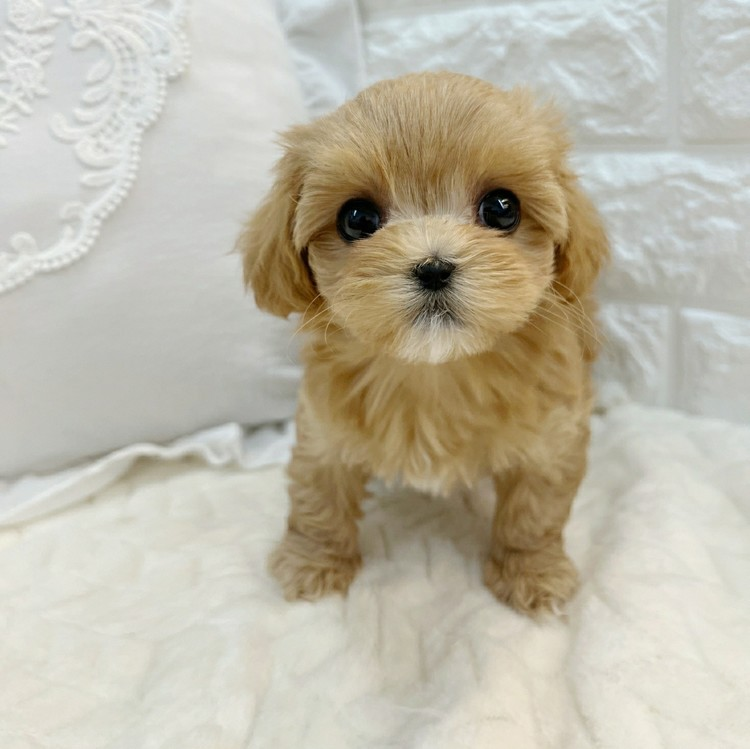
#> input picture 09.OpenCv/image/cat_dog/Dog_ (17).jpg, 750 x 749 px; its folder holds 4 pictures in this run
$ jupyter execute cv_dataset_color.ipynb
#> lines starting #> are read from the running program, lines starting #| are printed output that depends on the picture
### [ 이미지를 파일 데이터셋으로 생성]

-	이미지 파일의 raw data  사용
-	데이터셋 파일 : csv, json, ...
-	데이터셋 파일구성 : 라벨 + 피쳐 , 피쳐+라벨

[1] 모듈로딩 및 데이터 준비 <hr>

[cell 1]
# [1-1] 모듈 로딩

import cv2					# 일번적인 이미지 파일들에서 순수 이미지 데이터ㅐ 다루는 모듈
import matplotlib.pyplot as plt
import numpy as np			# 순수 이미지 데이터의 저장 형식 ndarray
import os

[cell 2]
# [1-2] 데이터 준비
IMG_DIR = '../image/cat_dog/' 	# 이미지 존재 폴더
ROW, COL = 50,50				# 이미지 리사이징 크기
DS_DIR = '../image/DS/'			# 학습에 사용할 이미지 저장 폴더
IMG_CSV = '../animal.csv'		# 이미지 라벨 과 이미지 로우 데이터 저장 파일

[cell 3]
# 학습용 이미지 저장 폴더 생성
if not os.path.exists(DS_DIR) :
	os.mkdir(DS_DIR)
else:
	print(f'{DS_DIR} 존재함')

[cell 4]
# [1-3] 사용 이미지 파일 리스트 추출

IMG_FILELIST = os.listdir(IMG_DIR)

DEBUG_MODE = True

for filename in IMG_FILELIST:
	if not os.path.isfile(IMG_DIR+filename):
		# 파일이 아닌 경우 처리
		IMG_FILELIST.remove(filename)
if DEBUG_MODE: print(IMG_FILELIST)

[cell 5]
for filename in IMG_FILELIST:
	# 파일명에서 확장자 추출
	#print(filename[ filename.index('.')+1: ])
	idxValue= filename.find('.')
	if idxValue > 0 :
		print(filename[ filename.index('.')+1: ])

	if filename[ idxValue+1: ] not in ['jpg','png','jpeg','bmp']:
				IMG_FILELIST.remove(filename)
	else:
		print(f'NOT FILE : {filename}')
		IMG_FILELIST.remove(filename)

print(IMG_FILELIST)

[cell 6]
# [14 lines of commented-out code are left out]

[2] 이미지 데이터 로딩 <hr>

[cell 7]
# Graysale 형식으로 이미지 데이터 로딩

with open(IMG_CSV, mode='a') as csvF:

	for  filename in IMG_FILELIST:
		RGB_IMG = cv2.imread(IMG_DIR+filename, cv2.IMREAD_COLOR)
#> RGB_IMG is the input picture: shape (749, 750, 3); mean B, G, R 167.8, 184.3, 189.6
		print(f'RGB_IMG => {RGB_IMG.shape}')
#| RGB_IMG => (749, 750, 3)

		# - 사이즈 조정
		RGB_IMG = cv2.resize(RGB_IMG, (ROW, COL))
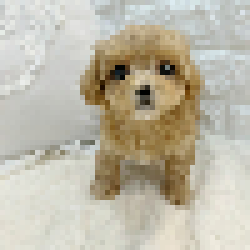
#> RGB_IMG: shape (50, 50, 3) (shown 5 times larger); mean B, G, R 167.9, 184.3, 189.5
		print(f'RGB_IMG => {RGB_IMG.shape}')
#| RGB_IMG => (50, 50, 3)


		# - 파일로 저장
		resize_File = f'{DS_DIR}resize_{filename}'
		print(f'resize_File =>{resize_File}' )

		# open cv 체널 순서 BGR ==> 일반 RGB
		ret = cv2.imwrite(resize_File, cv2.cvtColor(RGB_IMG, cv2.COLOR_BGR2RGB))
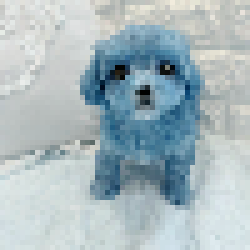
#> saved as resize_Dog_ (17).jpg: shape (50, 50, 3) (shown 5 times larger); mean B, G, R 189.5, 184.3, 167.9
		if not ret : print(f'fail => {resize_File}')

		# 체널 분리
		b,g,r = cv2.split(RGB_IMG)
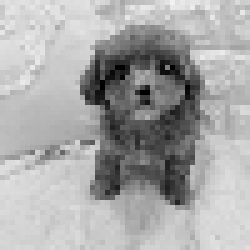
#> b: shape (50, 50) (shown 5 times larger); min 0, max 241, mean 167.9
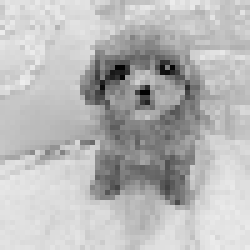
#> g: shape (50, 50) (shown 5 times larger); min 2, max 237, mean 184.3
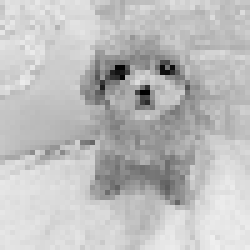
#> r: shape (50, 50) (shown 5 times larger); min 0, max 239, mean 189.5
		b,g,r = b.reshape(-1), g.reshape(-1), r.reshape(-1)
#> b = 2500 values, max 241 at index 34, min 0 at index 684, mean 167.9; g = 2500 values, max 237 at index 804, min 2 at index 928, mean 184.3; r = 2500 values, max 239 at index 2392, min 0 at index 928, mean 189.5

		# -csv 파일 쓰기 => 라벨, 픽셀1,.... 픽셀n
		label = filename[:3]
		data = np.concatenate((r,g,b))
#> data = 7500 values, max 241 at index 5034, min 0 at index 928, mean 180.6
		print(f'label ==> {label}, data => {data.shape}')
#| label ==> Dog, data => (7500,)

		sdata = list(map(lambda n : str(n), data))
#> sdata = 7500 items, first 6: '212', '225', '221', '222', '219', '222'
		print(f'sdata => {sdata[:30]}')
#| sdata => ['212', '225', '221', '222', '219', '222', '216', '231', '222', '220', '209', '217', '226', '222', '221', '227', '223', '222', '196', '208', '203', '200', '182', '188', '171', '187', '187', '189', '191', '190']

		csvF.write(str(label)+',') # 숫자라벨쓰기
		csvF.write(','.join(sdata)+'\n') # 리스트 이미지 데이터 => 문자열 변환
		break
